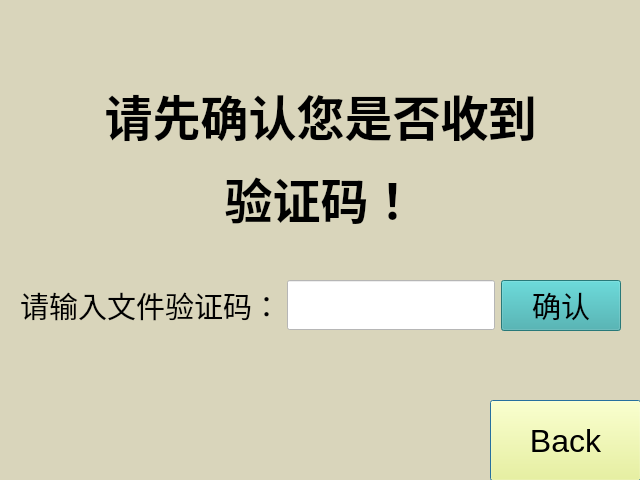
<?xml version="1.0" encoding="UTF-8"?>
<ui version="4.0">
 <class>GetfileDialog</class>
 <widget class="QDialog" name="GetfileDialog">
  <property name="geometry">
   <rect>
    <x>0</x>
    <y>0</y>
    <width>640</width>
    <height>480</height>
   </rect>
  </property>
  <property name="minimumSize">
   <size>
    <width>640</width>
    <height>480</height>
   </size>
  </property>
  <property name="windowTitle">
   <string>Dialog</string>
  </property>
  <property name="styleSheet">
   <string notr="true">background-color: rgb(217, 213, 187);</string>
  </property>
  <widget class="QPushButton" name="BackButton">
   <property name="geometry">
    <rect>
     <x>490</x>
     <y>400</y>
     <width>151</width>
     <height>81</height>
    </rect>
   </property>
   <property name="sizePolicy">
    <sizepolicy hsizetype="Expanding" vsizetype="Expanding">
     <horstretch>0</horstretch>
     <verstretch>0</verstretch>
    </sizepolicy>
   </property>
   <property name="font">
    <font>
     <pointsize>24</pointsize>
    </font>
   </property>
   <property name="styleSheet">
    <string notr="true">background-color: rgb(255, 255, 127);</string>
   </property>
   <property name="text">
    <string>Back</string>
   </property>
  </widget>
  <widget class="QWidget" name="layoutWidget">
   <property name="geometry">
    <rect>
     <x>20</x>
     <y>40</y>
     <width>601</width>
     <height>291</height>
    </rect>
   </property>
   <layout class="QVBoxLayout" name="verticalLayout">
    <item>
     <widget class="QLabel" name="label_2">
      <property name="font">
       <font>
        <family>Ubuntu Mono</family>
        <pointsize>26</pointsize>
        <italic>false</italic>
       </font>
      </property>
      <property name="layoutDirection">
       <enum>Qt::LeftToRight</enum>
      </property>
      <property name="text">
       <string>&lt;html&gt;&lt;head/&gt;&lt;body&gt;&lt;p&gt;&lt;span style=&quot; font-size:36pt; font-weight:600;&quot;&gt;请先确认您是否收到&lt;/span&gt;&lt;/p&gt;&lt;p&gt;&lt;span style=&quot; font-size:36pt; font-weight:600;&quot;&gt;验证码！&lt;/span&gt;&lt;/p&gt;&lt;/body&gt;&lt;/html&gt;</string>
      </property>
      <property name="alignment">
       <set>Qt::AlignCenter</set>
      </property>
     </widget>
    </item>
    <item>
     <layout class="QHBoxLayout" name="horizontalLayout">
      <item>
       <widget class="QLabel" name="label">
        <property name="font">
         <font>
          <pointsize>22</pointsize>
         </font>
        </property>
        <property name="text">
         <string>请输入文件验证码：</string>
        </property>
       </widget>
      </item>
      <item>
       <widget class="My_lineEdit" name="enter_lineEdit">
        <property name="minimumSize">
         <size>
          <width>0</width>
          <height>50</height>
         </size>
        </property>
        <property name="styleSheet">
         <string notr="true">background-color: rgb(255, 255, 255);</string>
        </property>
       </widget>
      </item>
      <item>
       <widget class="QPushButton" name="enterButton">
        <property name="minimumSize">
         <size>
          <width>120</width>
          <height>50</height>
         </size>
        </property>
        <property name="font">
         <font>
          <pointsize>22</pointsize>
         </font>
        </property>
        <property name="styleSheet">
         <string notr="true">background-color: rgb(56, 170, 170);</string>
        </property>
        <property name="text">
         <string>确认</string>
        </property>
       </widget>
      </item>
     </layout>
    </item>
   </layout>
  </widget>
 </widget>
 <customwidgets>
  <customwidget>
   <class>My_lineEdit</class>
   <extends>QLineEdit</extends>
   <header location="global">my_lineedit.h</header>
  </customwidget>
 </customwidgets>
 <resources/>
 <connections/>
</ui>
